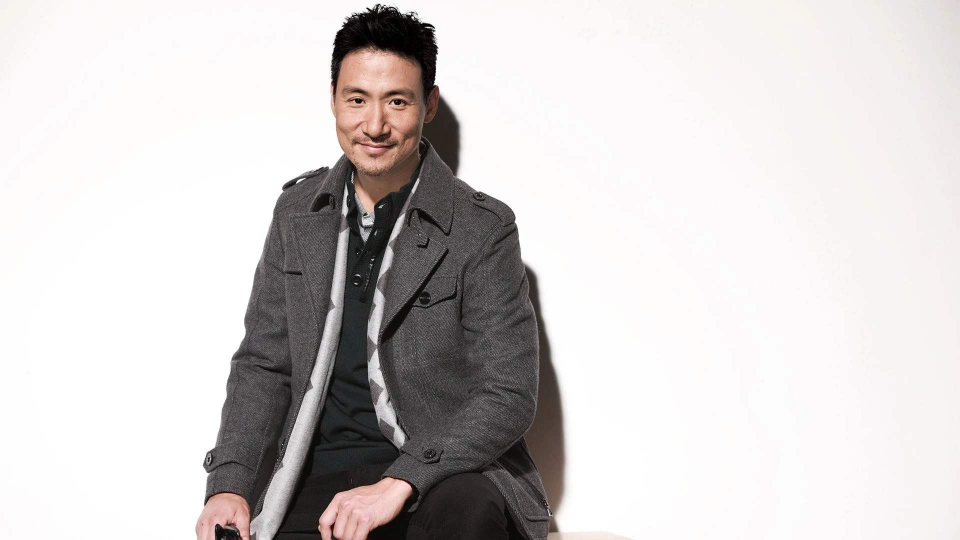
#> input picture img/zhangxueyou.jpg, 1920 x 1080 px (shown at 1/2 size)
$ python test1.py
#> lines starting #> are read from the running program, lines starting #| are printed output that depends on the picture
#> further down, image is the input picture: shape (1080, 1920, 3); mean B, G, R 206.5, 207, 211.2
import cv2
import numpy as np
import matplotlib.pyplot as plt


def letterbox_image(image, size):
#> called with size = (300, 300)
    ih, iw, _ = np.shape(image)  # 获取原始图像的高度、宽度和通道数
#> ih = 1080; iw = 1920
    w, h = size  # 获取目标大小的宽度和高度
    scale = min(w / iw, h / ih)  # 计算缩放比例，选择宽度和高度的最小比例，以确保图像在指定大小的画布内完全显示
#> scale = 0.156
    nw = int(iw * scale)  # 计算缩放后的图像宽度
#> nw = 300
    nh = int(ih * scale)  # 计算缩放后的图像高度
#> nh = 168

    image_resized = cv2.resize(image, (nw, nh))  # 使用 OpenCV 的 cv2.resize() 函数将图像按照计算得到的新宽度和高度进行缩放
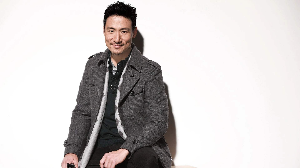
#> image_resized: shape (168, 300, 3); mean B, G, R 206.5, 206.9, 211.1
    new_image = np.ones([h, w, 3]) * 128  # 创建一个指定大小的画布，并将其填充为灰色（RGB 值为 [128, 128, 128]）
    new_image[(h - nh) // 2: (h - nh) // 2 + nh,
    (w - nw) // 2: (w - nw) // 2 + nw] = image_resized  # 将缩放后的图像放置在画布中心。如果图像的缩放后尺寸小于目标大小，则在画布中心填充灰色背景
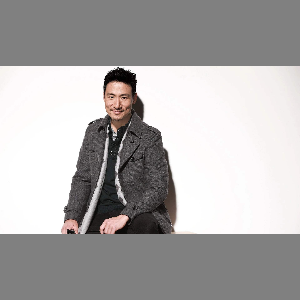
#> new_image: shape (300, 300, 3) float64; mean B, G, R 171.9, 172.2, 174.6

    return new_image  # 返回处理后的图像，即放置在指定大小画布中心的图像


# 加载示例图像
image_path = 'img/zhangxueyou.jpg'  # 替换为你的图像路径
image = cv2.imread(image_path)

# 目标尺寸
target_size = (300, 300)

# 调用函数进行处理
letterboxed_image = letterbox_image(image, target_size)

# 可视化处理前后的图像
plt.figure(figsize=(10, 5))

# 原始图像
plt.subplot(1, 2, 1)
plt.title("Original Image")
plt.imshow(cv2.cvtColor(image, cv2.COLOR_BGR2RGB))
plt.axis('off')

# Letterbox处理后的图像
plt.subplot(1, 2, 2)
plt.title("Letterboxed Image")
plt.imshow(cv2.cvtColor(letterboxed_image.astype(np.uint8), cv2.COLOR_BGR2RGB))
plt.axis('off')

plt.show()
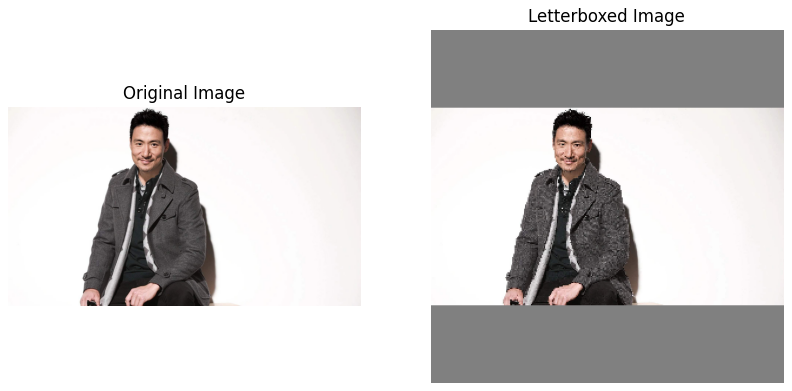
#> figure drawn by matplotlib, 2 panels
